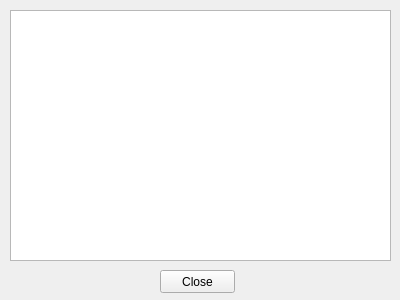
<?xml version="1.0" encoding="UTF-8"?>
<ui version="4.0">
 <class>CmdOutput</class>
 <widget class="QWidget" name="CmdOutput">
  <property name="geometry">
   <rect>
    <x>0</x>
    <y>0</y>
    <width>400</width>
    <height>300</height>
   </rect>
  </property>
  <property name="windowTitle">
   <string>Cmd Output</string>
  </property>
  <widget class="QTextBrowser" name="textBrowser">
   <property name="geometry">
    <rect>
     <x>10</x>
     <y>10</y>
     <width>381</width>
     <height>251</height>
    </rect>
   </property>
  </widget>
  <widget class="QPushButton" name="pushButton">
   <property name="geometry">
    <rect>
     <x>160</x>
     <y>270</y>
     <width>75</width>
     <height>23</height>
    </rect>
   </property>
   <property name="text">
    <string>Close</string>
   </property>
  </widget>
 </widget>
 <resources/>
 <connections/>
</ui>
